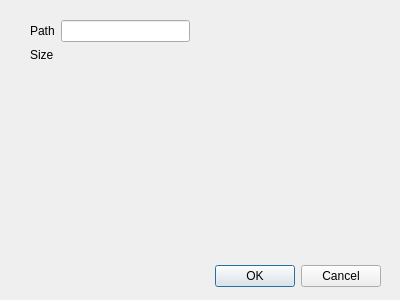
<?xml version="1.0" encoding="UTF-8"?>
<ui version="4.0">
 <class>DatabaseInfo</class>
 <widget class="QDialog" name="DatabaseInfo">
  <property name="geometry">
   <rect>
    <x>0</x>
    <y>0</y>
    <width>400</width>
    <height>300</height>
   </rect>
  </property>
  <property name="windowTitle">
   <string>Dialog</string>
  </property>
  <widget class="QDialogButtonBox" name="buttonBox">
   <property name="geometry">
    <rect>
     <x>40</x>
     <y>260</y>
     <width>341</width>
     <height>32</height>
    </rect>
   </property>
   <property name="orientation">
    <enum>Qt::Horizontal</enum>
   </property>
   <property name="standardButtons">
    <set>QDialogButtonBox::Cancel|QDialogButtonBox::Ok</set>
   </property>
  </widget>
  <widget class="QWidget" name="">
   <property name="geometry">
    <rect>
     <x>30</x>
     <y>20</y>
     <width>160</width>
     <height>44</height>
    </rect>
   </property>
   <layout class="QFormLayout" name="formLayout">
    <item row="0" column="0">
     <widget class="QLabel" name="label">
      <property name="text">
       <string>Path</string>
      </property>
     </widget>
    </item>
    <item row="0" column="1">
     <widget class="QLineEdit" name="path">
      <property name="readOnly">
       <bool>true</bool>
      </property>
     </widget>
    </item>
    <item row="1" column="0">
     <widget class="QLabel" name="label_2">
      <property name="text">
       <string>Size</string>
      </property>
     </widget>
    </item>
    <item row="1" column="1">
     <widget class="QLabel" name="size">
      <property name="text">
       <string/>
      </property>
     </widget>
    </item>
   </layout>
  </widget>
 </widget>
 <resources/>
 <connections>
  <connection>
   <sender>buttonBox</sender>
   <signal>accepted()</signal>
   <receiver>DatabaseInfo</receiver>
   <slot>accept()</slot>
   <hints>
    <hint type="sourcelabel">
     <x>248</x>
     <y>254</y>
    </hint>
    <hint type="destinationlabel">
     <x>157</x>
     <y>274</y>
    </hint>
   </hints>
  </connection>
  <connection>
   <sender>buttonBox</sender>
   <signal>rejected()</signal>
   <receiver>DatabaseInfo</receiver>
   <slot>reject()</slot>
   <hints>
    <hint type="sourcelabel">
     <x>316</x>
     <y>260</y>
    </hint>
    <hint type="destinationlabel">
     <x>286</x>
     <y>274</y>
    </hint>
   </hints>
  </connection>
 </connections>
</ui>
